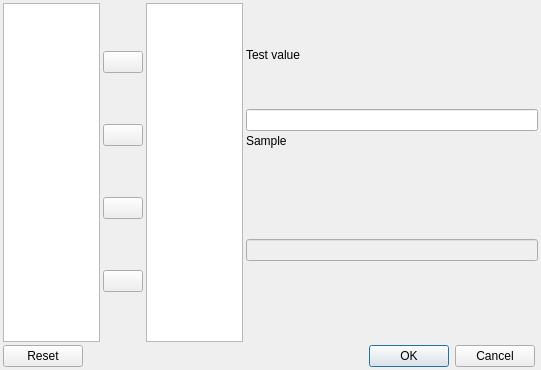
<?xml version="1.0" encoding="UTF-8"?>
<ui version="4.0">
 <class>ManipulatorEditorDlgGUI</class>
 <widget class="QDialog" name="ManipulatorEditorDlgGUI">
  <property name="geometry">
   <rect>
    <x>0</x>
    <y>0</y>
    <width>541</width>
    <height>370</height>
   </rect>
  </property>
  <property name="windowTitle">
   <string>Configure Manipulators</string>
  </property>
  <layout class="QGridLayout" name="gridLayout">
   <property name="leftMargin">
    <number>3</number>
   </property>
   <property name="topMargin">
    <number>3</number>
   </property>
   <property name="rightMargin">
    <number>3</number>
   </property>
   <property name="bottomMargin">
    <number>3</number>
   </property>
   <property name="spacing">
    <number>3</number>
   </property>
   <item row="1" column="0">
    <widget class="QDialogButtonBox" name="buttonBox">
     <property name="orientation">
      <enum>Qt::Horizontal</enum>
     </property>
     <property name="standardButtons">
      <set>QDialogButtonBox::Cancel|QDialogButtonBox::Ok|QDialogButtonBox::Reset</set>
     </property>
    </widget>
   </item>
   <item row="0" column="0" colspan="2">
    <layout class="QHBoxLayout" name="horizontalLayout" stretch="1,0,1,3">
     <item>
      <layout class="QVBoxLayout" name="mReferenceLayout">
       <item>
        <widget class="QListWidget" name="mReferenceList"/>
       </item>
      </layout>
     </item>
     <item>
      <layout class="QVBoxLayout" name="verticalLayout_4">
       <item>
        <widget class="QPushButton" name="mAssignBtn">
         <property name="text">
          <string/>
         </property>
        </widget>
       </item>
       <item>
        <widget class="QPushButton" name="mRemoveBtn">
         <property name="text">
          <string/>
         </property>
        </widget>
       </item>
       <item>
        <widget class="QPushButton" name="mUpBtn">
         <property name="text">
          <string/>
         </property>
        </widget>
       </item>
       <item>
        <widget class="QPushButton" name="mDownBtn">
         <property name="text">
          <string/>
         </property>
        </widget>
       </item>
      </layout>
     </item>
     <item>
      <layout class="QVBoxLayout" name="mAssignedLayout">
       <item>
        <widget class="QListWidget" name="mAssignedList"/>
       </item>
      </layout>
     </item>
     <item>
      <layout class="QVBoxLayout" name="mConfigLayoutParent" stretch="1,0,0,0,0">
       <property name="spacing">
        <number>3</number>
       </property>
       <item>
        <layout class="QVBoxLayout" name="mConfigLayout">
         <property name="spacing">
          <number>3</number>
         </property>
        </layout>
       </item>
       <item>
        <widget class="QLabel" name="label_2">
         <property name="text">
          <string>Test value</string>
         </property>
        </widget>
       </item>
       <item>
        <widget class="QLineEdit" name="mTestValueTxt"/>
       </item>
       <item alignment="Qt::AlignTop">
        <widget class="QLabel" name="label">
         <property name="text">
          <string>Sample</string>
         </property>
        </widget>
       </item>
       <item alignment="Qt::AlignTop">
        <widget class="QLineEdit" name="mSampleTxt">
         <property name="enabled">
          <bool>false</bool>
         </property>
        </widget>
       </item>
      </layout>
     </item>
    </layout>
   </item>
  </layout>
 </widget>
 <resources/>
 <connections>
  <connection>
   <sender>buttonBox</sender>
   <signal>accepted()</signal>
   <receiver>ManipulatorEditorDlgGUI</receiver>
   <slot>accept()</slot>
   <hints>
    <hint type="sourcelabel">
     <x>248</x>
     <y>254</y>
    </hint>
    <hint type="destinationlabel">
     <x>157</x>
     <y>274</y>
    </hint>
   </hints>
  </connection>
  <connection>
   <sender>buttonBox</sender>
   <signal>rejected()</signal>
   <receiver>ManipulatorEditorDlgGUI</receiver>
   <slot>reject()</slot>
   <hints>
    <hint type="sourcelabel">
     <x>316</x>
     <y>260</y>
    </hint>
    <hint type="destinationlabel">
     <x>286</x>
     <y>274</y>
    </hint>
   </hints>
  </connection>
  <connection>
   <sender>mAssignBtn</sender>
   <signal>clicked()</signal>
   <receiver>ManipulatorEditorDlgGUI</receiver>
   <slot>onAssign()</slot>
   <hints>
    <hint type="sourcelabel">
     <x>154</x>
     <y>92</y>
    </hint>
    <hint type="destinationlabel">
     <x>286</x>
     <y>158</y>
    </hint>
   </hints>
  </connection>
  <connection>
   <sender>mRemoveBtn</sender>
   <signal>clicked()</signal>
   <receiver>ManipulatorEditorDlgGUI</receiver>
   <slot>onRemove()</slot>
   <hints>
    <hint type="sourcelabel">
     <x>154</x>
     <y>197</y>
    </hint>
    <hint type="destinationlabel">
     <x>286</x>
     <y>158</y>
    </hint>
   </hints>
  </connection>
  <connection>
   <sender>buttonBox</sender>
   <signal>clicked(QAbstractButton*)</signal>
   <receiver>ManipulatorEditorDlgGUI</receiver>
   <slot>onButton(QAbstractButton*)</slot>
   <hints>
    <hint type="sourcelabel">
     <x>284</x>
     <y>302</y>
    </hint>
    <hint type="destinationlabel">
     <x>286</x>
     <y>158</y>
    </hint>
   </hints>
  </connection>
  <connection>
   <sender>mReferenceList</sender>
   <signal>itemSelectionChanged()</signal>
   <receiver>ManipulatorEditorDlgGUI</receiver>
   <slot>onReferenceSelectionChanged()</slot>
   <hints>
    <hint type="sourcelabel">
     <x>51</x>
     <y>171</y>
    </hint>
    <hint type="destinationlabel">
     <x>270</x>
     <y>184</y>
    </hint>
   </hints>
  </connection>
  <connection>
   <sender>mAssignedList</sender>
   <signal>itemSelectionChanged()</signal>
   <receiver>ManipulatorEditorDlgGUI</receiver>
   <slot>onAssignedSelectionChanged()</slot>
   <hints>
    <hint type="sourcelabel">
     <x>193</x>
     <y>149</y>
    </hint>
    <hint type="destinationlabel">
     <x>270</x>
     <y>184</y>
    </hint>
   </hints>
  </connection>
  <connection>
   <sender>mUpBtn</sender>
   <signal>clicked()</signal>
   <receiver>ManipulatorEditorDlgGUI</receiver>
   <slot>onUp()</slot>
   <hints>
    <hint type="sourcelabel">
     <x>122</x>
     <y>206</y>
    </hint>
    <hint type="destinationlabel">
     <x>270</x>
     <y>184</y>
    </hint>
   </hints>
  </connection>
  <connection>
   <sender>mDownBtn</sender>
   <signal>clicked()</signal>
   <receiver>ManipulatorEditorDlgGUI</receiver>
   <slot>onDown()</slot>
   <hints>
    <hint type="sourcelabel">
     <x>122</x>
     <y>279</y>
    </hint>
    <hint type="destinationlabel">
     <x>270</x>
     <y>184</y>
    </hint>
   </hints>
  </connection>
  <connection>
   <sender>mTestValueTxt</sender>
   <signal>textChanged(QString)</signal>
   <receiver>ManipulatorEditorDlgGUI</receiver>
   <slot>onTestValueChanged(QString)</slot>
   <hints>
    <hint type="sourcelabel">
     <x>393</x>
     <y>287</y>
    </hint>
    <hint type="destinationlabel">
     <x>270</x>
     <y>184</y>
    </hint>
   </hints>
  </connection>
 </connections>
 <slots>
  <slot>onAssignedSelectionChanged()</slot>
  <slot>onAssign()</slot>
  <slot>onRemove()</slot>
  <slot>onButton(QAbstractButton*)</slot>
  <slot>onReferenceSelectionChanged()</slot>
  <slot>onUp()</slot>
  <slot>onDown()</slot>
  <slot>onTestValueChanged(QString)</slot>
 </slots>
</ui>
